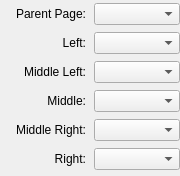
<?xml version="1.0" encoding="UTF-8"?>
<ui version="4.0">
 <class>ComponentParentPageSelector</class>
 <widget class="QWidget" name="ComponentParentPageSelector">
  <property name="geometry">
   <rect>
    <x>0</x>
    <y>0</y>
    <width>180</width>
    <height>176</height>
   </rect>
  </property>
  <property name="windowTitle">
   <string>Form</string>
  </property>
  <layout class="QGridLayout" name="gridLayout">
   <property name="leftMargin">
    <number>0</number>
   </property>
   <property name="topMargin">
    <number>0</number>
   </property>
   <property name="rightMargin">
    <number>0</number>
   </property>
   <property name="bottomMargin">
    <number>0</number>
   </property>
   <property name="horizontalSpacing">
    <number>8</number>
   </property>
   <property name="verticalSpacing">
    <number>4</number>
   </property>
   <item row="5" column="1">
    <widget class="QComboBox" name="comboRight"/>
   </item>
   <item row="3" column="0">
    <widget class="QLabel" name="labelMiddle">
     <property name="text">
      <string>Middle:</string>
     </property>
     <property name="alignment">
      <set>Qt::AlignRight|Qt::AlignTrailing|Qt::AlignVCenter</set>
     </property>
    </widget>
   </item>
   <item row="5" column="0">
    <widget class="QLabel" name="labelRight">
     <property name="text">
      <string>Right:</string>
     </property>
     <property name="alignment">
      <set>Qt::AlignRight|Qt::AlignTrailing|Qt::AlignVCenter</set>
     </property>
    </widget>
   </item>
   <item row="1" column="0">
    <widget class="QLabel" name="labelLeft">
     <property name="text">
      <string>Left:</string>
     </property>
     <property name="alignment">
      <set>Qt::AlignRight|Qt::AlignTrailing|Qt::AlignVCenter</set>
     </property>
    </widget>
   </item>
   <item row="4" column="1">
    <widget class="QComboBox" name="comboMiddleRight"/>
   </item>
   <item row="2" column="0">
    <widget class="QLabel" name="labelMiddleLeft">
     <property name="text">
      <string>Middle Left:</string>
     </property>
     <property name="alignment">
      <set>Qt::AlignRight|Qt::AlignTrailing|Qt::AlignVCenter</set>
     </property>
    </widget>
   </item>
   <item row="4" column="0">
    <widget class="QLabel" name="labelMiddleRight">
     <property name="text">
      <string>Middle Right:</string>
     </property>
     <property name="alignment">
      <set>Qt::AlignRight|Qt::AlignTrailing|Qt::AlignVCenter</set>
     </property>
    </widget>
   </item>
   <item row="1" column="1">
    <widget class="QComboBox" name="comboLeft"/>
   </item>
   <item row="2" column="1">
    <widget class="QComboBox" name="comboMiddleLeft"/>
   </item>
   <item row="3" column="1">
    <widget class="QComboBox" name="comboMiddle"/>
   </item>
   <item row="0" column="0">
    <widget class="QLabel" name="labelParentPage">
     <property name="text">
      <string>Parent Page:</string>
     </property>
     <property name="alignment">
      <set>Qt::AlignRight|Qt::AlignTrailing|Qt::AlignVCenter</set>
     </property>
    </widget>
   </item>
   <item row="0" column="1">
    <widget class="QComboBox" name="comboParentPage"/>
   </item>
  </layout>
 </widget>
 <resources/>
 <connections/>
</ui>
